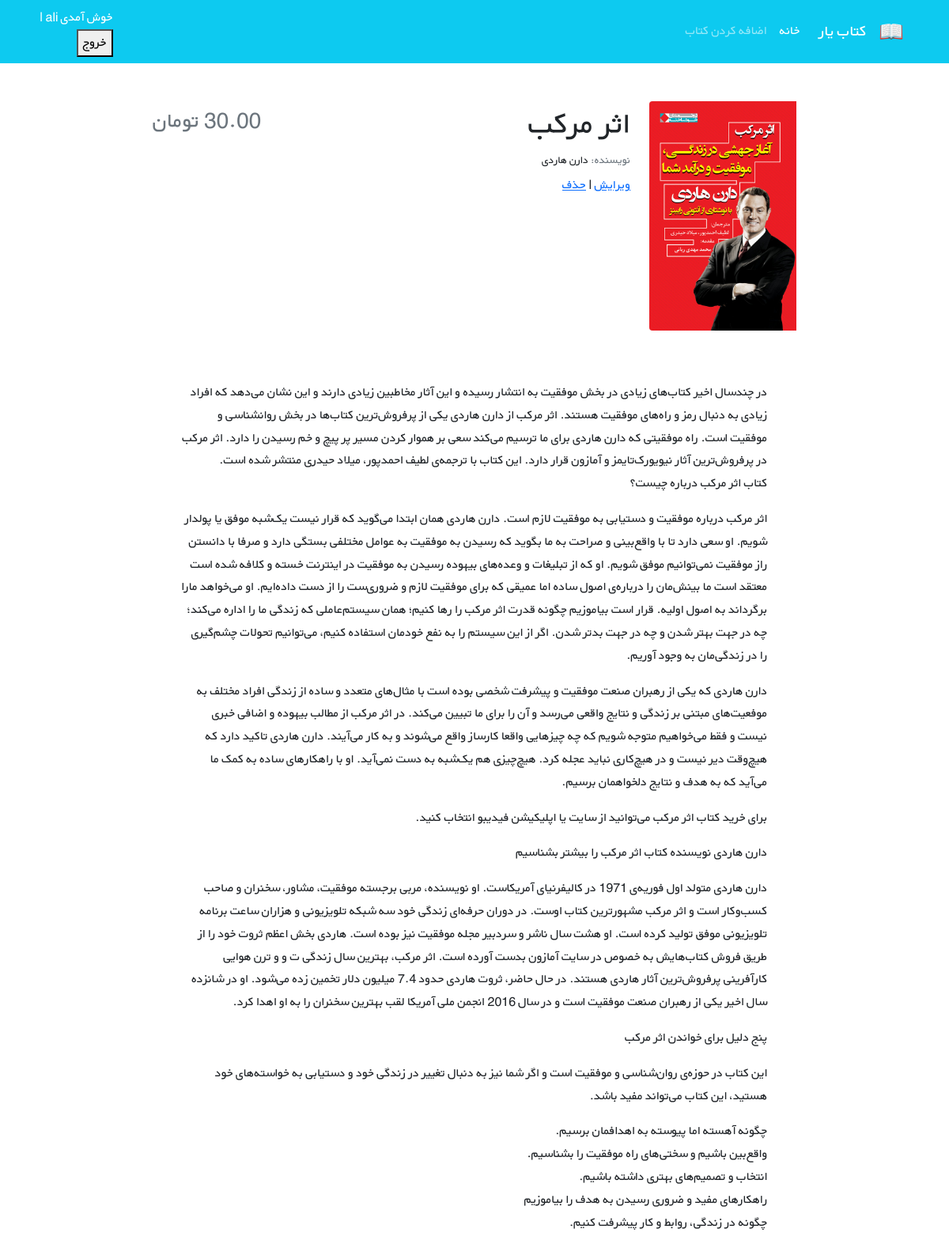
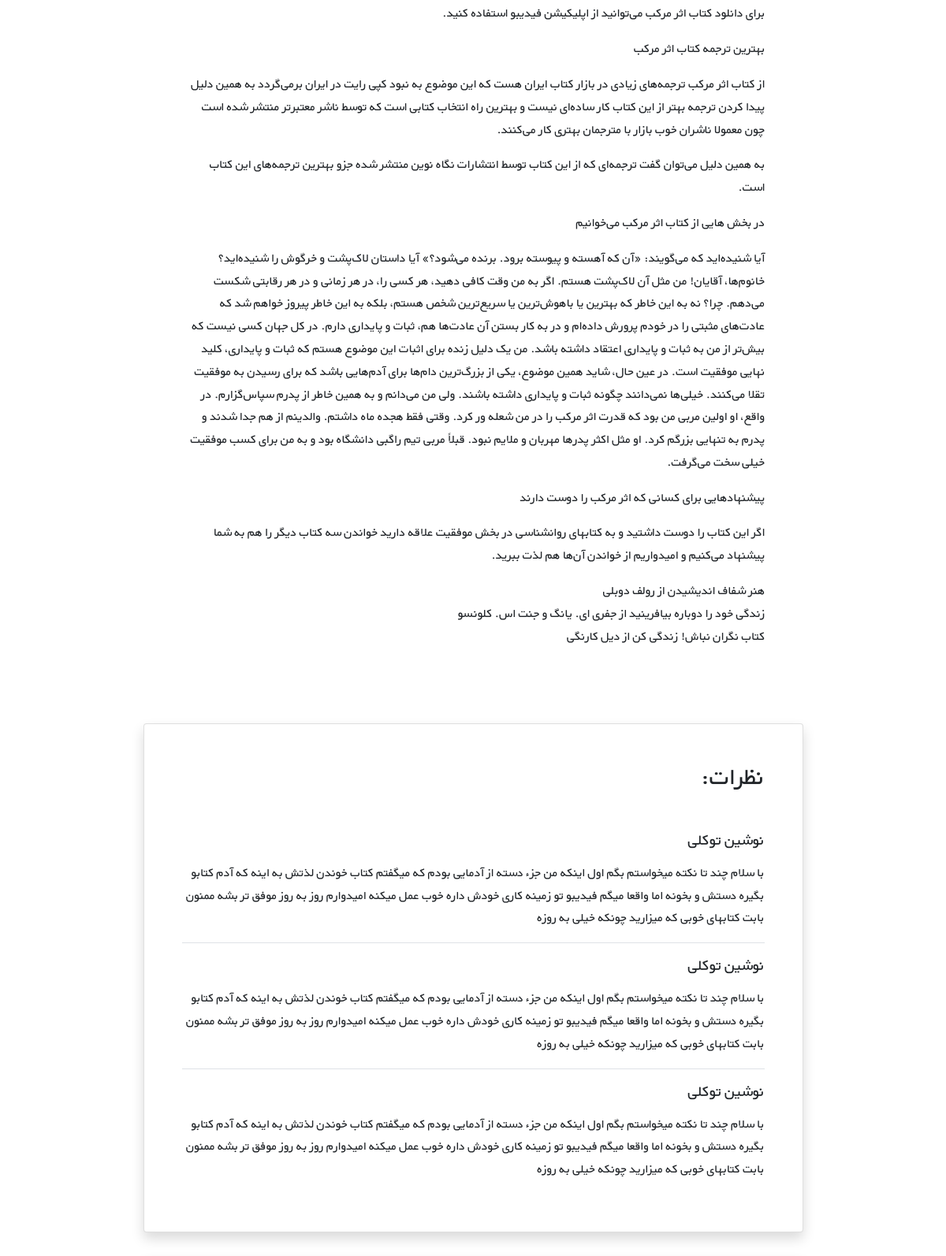
The page /books/2/ (signed in, upper part) on the database its author committed (2 pictures, top to bottom).
### books/models.py (models this page shows, shortened)
class Book(models.Model):
    title = models.CharField(max_length=200)
    author = models.CharField(max_length=200)
    description = models.TextField()
    price = models.DecimalField(max_digits=5, decimal_places=2)
    cover = models.ImageField(upload_to='covers/', blank=True)
    datetime_created = models.DateTimeField(auto_now_add=True)
    datetime_modified = models.DateTimeField(auto_now=True)

### books/views.py (the view)
# urls.py: path('<int:pk>/', views.BookDetailView.as_view(), name='book_detail'),
class BookDetailView(generic.DetailView):
    model = Book
    template_name = 'books/book_detail.html'

### books/templates/books/book_detail.html (shortened to what this page needs)
{% extends "_base.html" %}
{% block content %}
    <div class="container mt-5" dir="rtl">
        <div class="">
            <div class="">
                <div class="d-flex justify-content-center">
                    <div class="row w-sm-75 w-100">
                        <div class="col-xs-12 col-md-3 d-flex justify-content-center">
                            <div>
                                {% if book.cover %}
                                    <img src="{{ book.cover.url }}"
                                         class="img-fluid rounded-start" alt="...">
                                {% else %}
                                    <img class="img-fluid rounded-start"
                                         src="{{ MEDIA_URL }}/media/covers/cartoon-red-book-.jpg" alt="">
                                {% endif %}
                            </div>
                        </div>
                        <div class="col-xs-12 col-md-6 text-center text-md-end mt-md-1 mt-4">
                            <h1>{{ book.title }}</h1>
                            <h5 class="small my-1"><span class="text-muted">نویسنده: </span>{{ book.author }}</h5>
                            <a href="{% url 'book_update' book.id %}">ویرایش</a>
                            <span> | </span>
                            <a href="{% url 'book_delete' book.id %}">حذف</a>
                        </div>
                        <div class="col-xs-12 col-md-3 d-flex flex-column">
                            <h3 class="align-self-center pt-2 text-muted align-self-md-end">
                                {{ book.price }} تومان
                            </h3>
                        </div>
                    </div>
                </div>
                <div class="d-flex justify-content-center">
                    <div class="my-3 p-5 w-sm-75 w-100">
                        {{ book.description|linebreaks }}
                    </div>
                </div>
                <div class="d-flex justify-content-center">
                    <div class="card shadow my-3 p-5 w-sm-75 w-100">
                        <h2 class="mb-5">نظرات:</h2>
                        <div class="border-bottom mb-3">
                            <h5 class="mb-3">نوشین توکلی</h5>
                            <p>با سلام چند تا نکته میخواستم بگم اول اینکه من جزء دسته از آدمایی بودم که میگفتم کتاب
                                خوندن لذتش
                                به اینه که آدم کتابو بگیره دستش و بخونه اما واقعا میگم فیدیبو تو زمینه کاری خودش داره
                                خوب عمل
                                میکنه امیدوارم روز به روز موفق تر بشه ممنون بابت کتابهای خوبی که میزارید چونکه خیلی به
                                روزه</p>
                        </div>
                        <div class="border-bottom mb-3">
                            <h5 class="mb-3">نوشین توکلی</h5>
                            <p>با سلام چند تا نکته میخواستم بگم اول اینکه من جزء دسته از آدمایی بودم که میگفتم کتاب
                                خوندن لذتش
                                به اینه که آدم کتابو بگیره دستش و بخونه اما واقعا میگم فیدیبو تو زمینه کاری خودش داره
                                خوب عمل
                                میکنه امیدوارم روز به روز موفق تر بشه ممنون بابت کتابهای خوبی که میزارید چونکه خیلی به
                                روزه</p>
                        </div>
                        <div>
                            <h5 class="mb-3">نوشین توکلی</h5>
                            <p>با سلام چند تا نکته میخواستم بگم اول اینکه من جزء دسته از آدمایی بودم که میگفتم کتاب
                                خوندن لذتش
                                به اینه که آدم کتابو بگیره دستش و بخونه اما واقعا میگم فیدیبو تو زمینه کاری خودش داره
                                خوب عمل
                                میکنه امیدوارم روز به روز موفق تر بشه ممنون بابت کتابهای خوبی که میزارید چونکه خیلی به
                                روزه</p>
                        </div>
                    </div>
                </div>
                <div class="d-flex justify-content-center">
                </div>
            </div>
        </div>
    </div>
{% endblock %}

### static/css/style.css (style rules this page uses)
* { font-family: 'BYekan', sans-serif; line-height: 1.8rem; }
@media (min-width: 576px) { .w-sm-75 { width: 75%!important; } }

### rows shown on the page
Book: cover (picture), title "اثر مرکب", author "دارن هاردی", description "در چندسال اخیر کتاب‌های زیادی در بخش موفقیت به انتشار رسیده و این آثار مخاطبین زیادی دارند و این نشان می‌دهد که افراد زیادی به دنبال رمز و راه‌های موفقیت هستند. اثر مرکب از دارن هاردی یکی از پرفروش‌ترین کتاب‌ها در بخش روانشناسی و موفقیت است. راه موفقیتی که دارن هاردی برای ما ترسیم می‌کند سعی بر هموار کردن مسیر پر پیچ و خم رسیدن را دارد. اثر مرکب در پرفروش‌ترین آثار نیویورک‌تایمز و آمازون قرار دارد. این کتاب با ترجمه‌ی لطیف احمدپور، میلاد حیدری منتشر شده است. کتاب اثر مرکب درباره چیست؟ اثر مرکب درباره موفقیت و دستیابی به موفقیت لازم است. دارن هاردی همان ابتدا می‌گوید که قرار نیست یک‌شبه موفق یا پولدار شویم. او سعی دارد تا با واقع‌بینی و صراحت به ما بگوید که رسیدن به موفقیت به عوامل مختلفی…"
